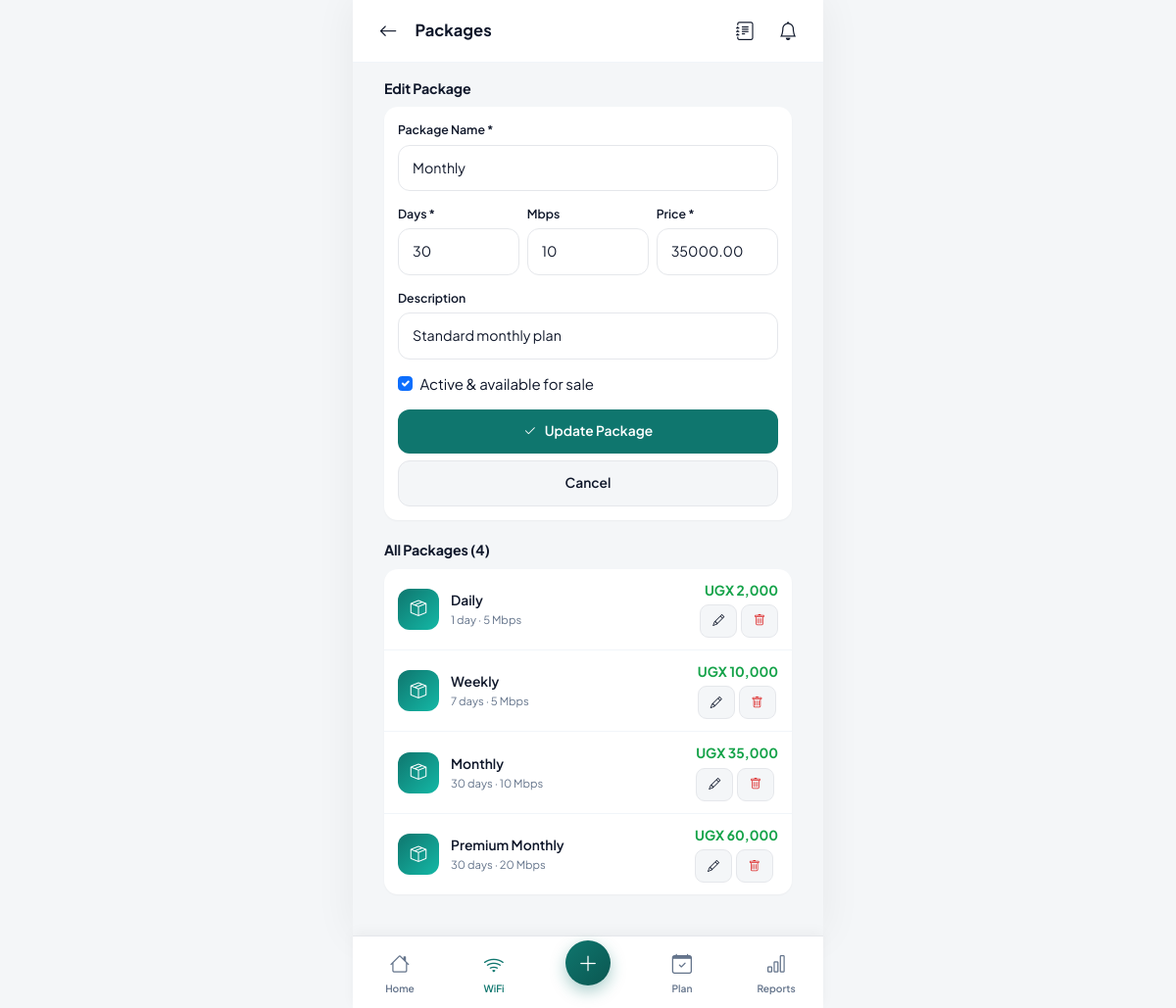
Page /modules/wifi/packages.php?edit=3 (signed in) on the committed database.
### tables this page shows
CREATE TABLE wifi_packages (
    id              INT AUTO_INCREMENT PRIMARY KEY,
    business_id     INT NOT NULL,
    name            VARCHAR(100) NOT NULL,
    duration_days   INT NOT NULL,
    speed_mbps      VARCHAR(20),
    price           DECIMAL(12,2) NOT NULL,
    description     VARCHAR(255),
    is_active       TINYINT(1) DEFAULT 1,
    created_at      DATETIME DEFAULT CURRENT_TIMESTAMP,
    FOREIGN KEY (business_id) REFERENCES businesses(id) ON DELETE CASCADE
);

### includes/functions.php (called while the page is built, shortened)
<?php
function e($value) {
    return htmlspecialchars((string)$value, ENT_QUOTES, 'UTF-8');
}
function money($amount, $currency = null) {
    $currency = $currency ?: ($_SESSION['currency'] ?? 'UGX');
    return $currency . ' ' . number_format((float)$amount, 0);
}

### modules/wifi/packages.php (the view, shortened to what this page needs)
<?php
require_once __DIR__ . '/../../config/config.php';
$bizId = defaultBusinessId($pdo);
$packages = [];
if ($bizId) {
    $stmt = $pdo->prepare("SELECT * FROM wifi_packages WHERE business_id=? ORDER BY duration_days ASC, price ASC");
    $stmt->execute([$bizId]);
    $packages = $stmt->fetchAll();
}
$edit = null;
if (isset($_GET['edit'])) {
    $stmt = $pdo->prepare("SELECT * FROM wifi_packages WHERE id=? AND business_id=?");
    $stmt->execute([(int)$_GET['edit'], $bizId]);
    $edit = $stmt->fetch();
}
include __DIR__ . '/../../includes/header.php';
include __DIR__ . '/../../includes/topbar.php';
?>
<div class="px-page mt-page">
    <div class="section-title"><h3><?= $edit ? 'Edit Package' : 'Add New Package' ?></h3></div>
    <div class="list-card" style="padding:14px;">
        <form method="post">
            <div class="form-group">
                <label class="form-label">Package Name *</label>
                <input class="form-control" name="name" placeholder="e.g. Daily 24hrs" value="<?= e($edit['name']??'') ?>" required>
            </div>
            <div class="row g-2">
                <div class="col-4 form-group">
                    <label class="form-label">Days *</label>
                    <input class="form-control" name="duration_days" type="number" min="1" value="<?= e($edit['duration_days']??'') ?>" required>
                </div>
                <div class="col-4 form-group">
                    <label class="form-label">Mbps</label>
                    <input class="form-control" name="speed_mbps" type="number" min="0" value="<?= e($edit['speed_mbps']??'') ?>">
                </div>
                <div class="col-4 form-group">
                    <label class="form-label">Price *</label>
                    <input class="form-control" name="price" type="number" step="0.01" min="0" value="<?= e($edit['price']??'') ?>" required>
                </div>
            </div>
            <div class="form-group">
                <label class="form-label">Description</label>
                <input class="form-control" name="description" value="<?= e($edit['description']??'') ?>">
            </div>
            <div class="form-check mb-3">
                <input class="form-check-input" type="checkbox" name="is_active" id="isAct" <?= (!$edit || $edit['is_active'])?'checked':'' ?>>
                <label class="form-check-label" for="isAct">Active &amp; available for sale</label>
            </div>
            <button class="btn btn-primary btn-block"><i class="bi bi-check2"></i> <?= $edit?'Update':'Add' ?> Package</button>
            <?php if ($edit): ?>
                <a href="packages.php" class="btn btn-light btn-block mt-2">Cancel</a>
            <?php endif; ?>
        </form>
    </div>
    <div class="section-title mt-4"><h3>All Packages (<?= count($packages) ?>)</h3></div>
    <div class="list-card">
        <?php if (empty($packages)): ?>
            <div class="empty-state"><div class="icon-circle"><i class="bi bi-box-seam"></i></div>No packages yet.</div>
        <?php else: foreach ($packages as $p): ?>
            <div class="list-item">
                <div class="li-ico" style="background:linear-gradient(135deg,#0F766E,#14B8A6);color:#fff;"><i class="bi bi-box-seam"></i></div>
                <div class="li-body">
                    <div class="li-title"><?= e($p['name']) ?> <?php if(!$p['is_active']): ?><span class="pill pill-suspended">inactive</span><?php endif; ?></div>
                    <div class="li-sub"><?= $p['duration_days'] ?> day<?= $p['duration_days']>1?'s':'' ?> · <?= $p['speed_mbps']?:'—' ?> Mbps</div>
                </div>
                <div class="li-right">
                    <div class="li-amount in"><?= money($p['price']) ?></div>
                    <div class="d-flex gap-1 mt-1">
                        <a href="?edit=<?= $p['id'] ?>" class="btn btn-light btn-sm"><i class="bi bi-pencil"></i></a>
                        <form method="post" style="display:inline" data-confirm="Delete this package?">
                            <button class="btn btn-light btn-sm" style="color:var(--danger);"><i class="bi bi-trash"></i></button>
                        </form>
                    </div>
                </div>
            </div>
        <?php endforeach; endif; ?>
    </div>
</div>
<div style="height:30px"></div>
<?php $active='wifi'; include __DIR__ . '/../../includes/bottomnav.php'; ?>
<?php include __DIR__ . '/../../includes/footer.php'; ?>

### assets/css/style.css (style rules this page uses)
:root { --primary: #0F766E; --primary-dark: #0B5751; --primary-light: #14B8A6; --primary-50: #F0FDFA; --primary-100: #CCFBF1; --accent: #F59E0B; --accent-dark: #D97706; --success: #16A34A; --danger: #DC2626; --warning: #F59E0B; --info: #0EA5E9; --bg: #F4F6F8; --bg-soft: #FAFAFB; --card: #FFFFFF; --border: #E5E7EB; --border-light: #F1F5F9; --text: #0F172A; --text-muted: #64748B; --text-soft: #94A3B8; --shadow-sm: 0 1px 2px rgba(15, 23, 42, 0.04); --shadow: 0 4px 12px rgba(15, 23, 42, 0.06); --shadow-lg: 0 12px 28px rgba(15, 23, 42, 0.10); --radius: 14px; --radius-sm: 10px; --radius-lg: 20px; --header-h: 64px; --bottomnav-h: 74px; }
* { box-sizing: border-box; -webkit-tap-highlight-color: transparent; }
html, body { margin: 0; padding: 0; font-family: 'Plus Jakarta Sans', -apple-system, BlinkMacSystemFont, sans-serif; background: var(--bg); color: var(--text); font-size: 15px; line-height: 1.5; -webkit-font-smoothing: antialiased; }
body { padding-bottom: calc(var(--bottomnav-h) + env(safe-area-inset-bottom)); }
a { color: var(--primary); text-decoration: none; }
h1, h2, h3, h4, h5, h6 { font-weight: 700; color: var(--text); margin: 0 0 .5rem; letter-spacing: -0.01em; }
h3 { font-size: 1.1rem; }
.section-title { display: flex; justify-content: space-between; align-items: center; margin: 18px 16px 10px; }
.section-title h3 { font-size: .95rem; margin: 0; }
.list-card { background: var(--card); border-radius: var(--radius); margin: 0 16px 12px; box-shadow: var(--shadow-sm); overflow: hidden; }
.list-item { display: flex; align-items: center; gap: 12px; padding: 12px 14px; border-bottom: 1px solid var(--border-light); color: var(--text); }
.list-item:last-child { border-bottom: none; }
.list-item .li-ico { width: 42px; height: 42px; border-radius: 12px; background: var(--primary-50); color: var(--primary); display: flex; align-items: center; justify-content: center; font-size: 1.1rem; flex-shrink: 0; }
.list-item .li-body { flex: 1; min-width: 0; }
.list-item .li-title { font-weight: 600; font-size: .92rem; }
.list-item .li-sub { font-size: .75rem; color: var(--text-muted); }
.list-item .li-right { text-align: right; flex-shrink: 0; }
.list-item .li-amount { font-weight: 700; font-size: .92rem; }
.list-item .li-amount.in { color: var(--success); }
.form-group { margin-bottom: 14px; }
.form-label { font-size: .82rem; font-weight: 600; color: var(--text); margin-bottom: 6px; display: block; }
.form-control, .form-select { width: 100%; padding: 12px 14px; border: 1.5px solid var(--border); border-radius: 12px; font-size: .95rem; background: var(--card); color: var(--text); transition: border-color .15s, box-shadow .15s; font-family: inherit; }
.btn { display: inline-flex; align-items: center; justify-content: center; gap: 8px; font-weight: 600; border-radius: 12px; padding: 12px 18px; border: none; font-size: .92rem; cursor: pointer; transition: transform .1s, box-shadow .15s, background .15s; text-decoration: none; font-family: inherit; }
.btn-primary { background: var(--primary); color: #fff; }
.btn-light { background: var(--bg); color: var(--text); border: 1.5px solid var(--border); }
.btn-block { width: 100%; }
.btn-sm { padding: 7px 12px; font-size: .8rem; border-radius: 9px; }
.px-page { padding-left: 16px; padding-right: 16px; }
.mt-page { margin-top: 16px; }

### rows in the picture
wifi_packages: name "Monthly", duration_days "30", speed_mbps "10", price "35000.00", description "Standard monthly plan", is_active "☑", price "UGX 35,000"
wifi_packages: name "Daily", duration_days "1", speed_mbps "5", price "UGX 2,000"
wifi_packages: name "Weekly", duration_days "7", speed_mbps "5", price "UGX 10,000"
wifi_packages: name "Premium Monthly", duration_days "30", speed_mbps "20", price "UGX 60,000"

### other values in the picture
$topbarTitle "Packages"
count($packages) "4"
